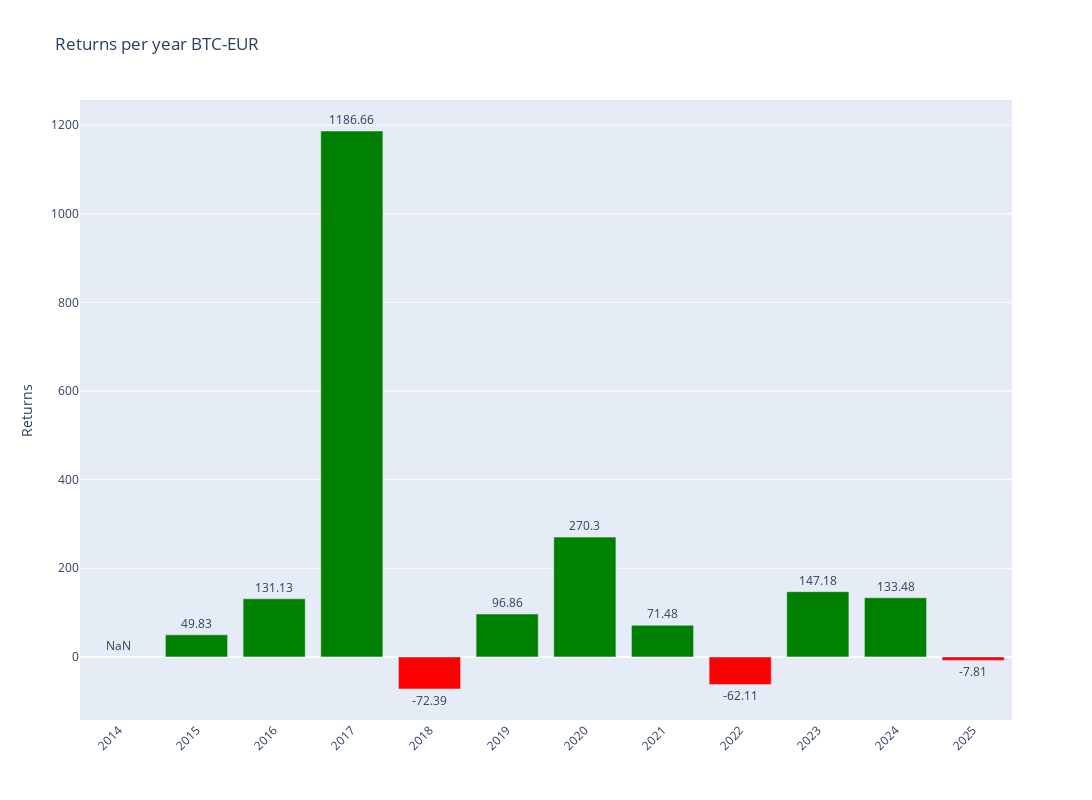

The notebook cell this image was saved under:
### Code cell
# Plotly
fig = make_subplots()

# Add colors
colors = ['green' if x >= 0 else 'red' for x in annual_data['Return']]

# Graph (1,1)
fig.add_trace(go.Bar(y=annual_data['Return'],x=annual_data['Return'].index,text=round(annual_data['Return'],2),textposition='outside',marker_color=colors,hoverinfo='skip'),row=1,col=1)

# Update xaxis properties
fig.update_yaxes(title_text="Returns", row=1, col=1)

fig.update_layout(xaxis=dict(tickvals=annual_data.index,tickangle=-45),height=800, width=1300,title=f"Returns per year {ticker}")

fig.show()

### Figure 1 — Plotly figure (JSON) as saved in the notebook; plotly's stock layout.template omitted (floating-point values rounded to 4 significant figures)
{"data": [{"hoverinfo": "skip", "marker": {"color": ["red", "green", "green", "green", "red", "green", "green", "green", "red", "green", "green", "red"]}, "text": [NaN, 49.83, 131.1, 1187.0, -72.39, 96.86, 270.3, 71.48, -62.11, 147.2, 133.5, -7.81], "textposition": "outside", "type": "bar", "x": [2014, 2015, 2016, 2017, 2018, 2019, 2020, 2021, 2022, 2023, 2024, 2025], "xaxis": "x", "y": [NaN, 49.83, 131.1, 1187.0, -72.39, 96.86, 270.3, 71.48, -62.11, 147.2, 133.5, -7.806], "yaxis": "y"}], "layout": {"height": 800, "title": {"text": "Returns per year BTC-EUR"}, "width": 1300, "xaxis": {"anchor": "y", "domain": [0, 1], "tickangle": -45, "tickvals": [2014, 2015, 2016, 2017, 2018, 2019, 2020, 2021, 2022, 2023, 2024, 2025]}, "yaxis": {"anchor": "x", "domain": [0, 1], "title": {"text": "Returns"}}}}
